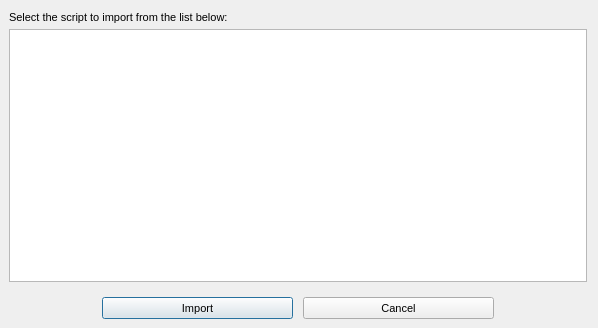
<?xml version="1.0"?>
<ui version="4.0">
  <class>Form</class>
  <widget class="QDialog" name="IDD_DALLAS_IMPORT_DIALOG">
    <property name="geometry">
      <rect>
        <x>0</x>
        <y>0</y>
        <width>598</width>
        <height>328</height>
      </rect>
    </property>
    <property name="windowTitle">
      <string>Import Script Prompt</string>
    </property>
    <property name="font">
      <font>
        <family>Liberation Sans</family>
        <pointsize>8</pointsize>
        <bold>false</bold>
        <italic>false</italic>
      </font>
    </property>
    <property name="enabled">
      <bool>true</bool>
    </property>
    <property name="windowFlags">
      <set>Qt::Dialog|Qt::WindowCloseButtonHint</set>
    </property>
    <property name="minimumSize">
      <size>
        <width>598</width>
        <height>328</height>
      </size>
    </property>
    <property name="maximumSize">
      <size>
        <width>598</width>
        <height>328</height>
      </size>
    </property>
    <widget class="QLabel" name="IDC_STATIC">
      <property name="geometry">
        <rect>
          <x>9</x>
          <y>11</y>
          <width>231</width>
          <height>13</height>
        </rect>
      </property>
      <property name="text">
        <string>Select the script to import from the list below:</string>
      </property>
      <property name="visible">
        <bool>true</bool>
      </property>
      <property name="enabled">
        <bool>true</bool>
      </property>
      <property name="alignment">
        <set>Qt::AlignLeft</set>
      </property>
    </widget>
    <widget class="QListWidget" name="IDC_SCRIPT_LIST">
      <property name="geometry">
        <rect>
          <x>9</x>
          <y>29</y>
          <width>578</width>
          <height>253</height>
        </rect>
      </property>
      <property name="visible">
        <bool>true</bool>
      </property>
      <property name="enabled">
        <bool>true</bool>
      </property>
      <property name="selectionMode">
        <enum>QAbstractItemView::SingleSelection</enum>
      </property>
    </widget>
    <widget class="QPushButton" name="IDOK">
      <property name="geometry">
        <rect>
          <x>102</x>
          <y>297</y>
          <width>191</width>
          <height>22</height>
        </rect>
      </property>
      <property name="text">
        <string>Import</string>
      </property>
      <property name="visible">
        <bool>true</bool>
      </property>
      <property name="enabled">
        <bool>true</bool>
      </property>
      <property name="default">
        <bool>true</bool>
      </property>
      <property name="autoDefault">
        <bool>true</bool>
      </property>
    </widget>
    <widget class="QPushButton" name="IDCANCEL">
      <property name="geometry">
        <rect>
          <x>303</x>
          <y>297</y>
          <width>191</width>
          <height>22</height>
        </rect>
      </property>
      <property name="text">
        <string>Cancel</string>
      </property>
      <property name="visible">
        <bool>true</bool>
      </property>
      <property name="enabled">
        <bool>true</bool>
      </property>
      <property name="default">
        <bool>false</bool>
      </property>
      <property name="autoDefault">
        <bool>false</bool>
      </property>
    </widget>
    <action name="IDD_ORPHANHUNTER">
      <property name="text">
        <string>Orphan Hunter</string>
      </property>
    </action>
    <action name="IDD_REORDER_PAGES">
      <property name="text">
        <string>Reorder Net Pages</string>
      </property>
    </action>
    <action name="IDD_SHOW_ALL_CHECKED_OUT">
      <property name="text">
        <string>Show All Pages Checked Out</string>
      </property>
    </action>
    <action name="IDM_IMPORT_BITMAP">
      <property name="text">
        <string>Bitmap/Animation Converter...</string>
      </property>
    </action>
    <action name="ID_APP_ABOUT">
      <property name="text">
        <string>&amp;About editor...</string>
      </property>
    </action>
    <action name="ID_APP_EXIT">
      <property name="text">
        <string>E&amp;xit</string>
      </property>
      <property name="shortcut">
        <string>Alt+X</string>
      </property>
    </action>
    <action name="ID_BRIEFING_EDITOR">
      <property name="text">
        <string>Briefing Editor...</string>
      </property>
    </action>
    <action name="ID_BUTTON_LIGHTING">
      <property name="text">
        <string>ID_BUTTON_LIGHTING</string>
      </property>
    </action>
    <action name="ID_BUTTON_OUTLINE">
      <property name="text">
        <string>ID_BUTTON_OUTLINE</string>
      </property>
    </action>
    <action name="ID_BUTTON_WINDOWSELECTION">
      <property name="text">
        <string>ID_BUTTON_WINDOWSELECTION</string>
      </property>
    </action>
    <action name="ID_D3HELP">
      <property name="text">
        <string>Help on D3 Editor</string>
      </property>
    </action>
    <action name="ID_EDITORS_AIPROPERTIES">
      <property name="text">
        <string>AI Properties...</string>
      </property>
    </action>
    <action name="ID_EDITORS_AMBIENTSOUNDS">
      <property name="text">
        <string>Ambient Sounds...</string>
      </property>
    </action>
    <action name="ID_EDITORS_DALLAS">
      <property name="text">
        <string>Dallas Graphical Script Editor...</string>
      </property>
    </action>
    <action name="ID_EDITORS_FILES">
      <property name="text">
        <string>Files...</string>
      </property>
    </action>
    <action name="ID_EDITORS_MEGACELLS">
      <property name="text">
        <string>Megacells...</string>
      </property>
    </action>
    <action name="ID_EDIT_ADDSELECT">
      <property name="text">
        <string>Add Current Room to Selected List</string>
      </property>
    </action>
    <action name="ID_EDIT_ATTACH">
      <property name="text">
        <string>&amp;Attach</string>
      </property>
    </action>
    <action name="ID_EDIT_CLEARSELECTED">
      <property name="text">
        <string>Clear Selected List</string>
      </property>
    </action>
    <action name="ID_EDIT_COPY">
      <property name="text">
        <string>&amp;Copy</string>
      </property>
      <property name="shortcut">
        <string>Ctrl+Ins</string>
      </property>
    </action>
    <action name="ID_EDIT_CUT">
      <property name="text">
        <string>Cu&amp;t</string>
      </property>
      <property name="shortcut">
        <string>Shift+Del</string>
      </property>
    </action>
    <action name="ID_EDIT_DELETE">
      <property name="text">
        <string>&amp;Delete</string>
      </property>
    </action>
    <action name="ID_EDIT_LOADSCRAP">
      <property name="text">
        <string>Load Scrap from Disk</string>
      </property>
    </action>
    <action name="ID_EDIT_PASTE">
      <property name="text">
        <string>&amp;Paste</string>
      </property>
      <property name="shortcut">
        <string>Shift+Ins</string>
      </property>
    </action>
    <action name="ID_EDIT_PLACE">
      <property name="text">
        <string>&amp;Place in Mine</string>
      </property>
    </action>
    <action name="ID_EDIT_PLACE_TERRAIN">
      <property name="text">
        <string>&amp;Place on Terrain</string>
      </property>
    </action>
    <action name="ID_EDIT_REMOVESELECT">
      <property name="text">
        <string>Remove Current Room from Selected List</string>
      </property>
    </action>
    <action name="ID_EDIT_SAVESCRAP">
      <property name="text">
        <string>Save Scrap to Disk</string>
      </property>
    </action>
    <action name="ID_EDIT_SELECTATTACHED">
      <property name="text">
        <string>Select All Rooms Attached to Current Room</string>
      </property>
    </action>
    <action name="ID_EDIT_UNDO">
      <property name="text">
        <string>&amp;Undo</string>
      </property>
      <property name="shortcut">
        <string>Alt+Backspace</string>
      </property>
    </action>
    <action name="ID_FILE_AUTOSAVE">
      <property name="text">
        <string>Autosave</string>
      </property>
      <property name="checkable">
        <bool>true</bool>
      </property>
    </action>
    <action name="ID_FILE_CHECKMINE">
      <property name="text">
        <string>&amp;Check Mine</string>
      </property>
    </action>
    <action name="ID_FILE_FIXCRACKS">
      <property name="text">
        <string>Fix Level Cracks</string>
      </property>
    </action>
    <action name="ID_FILE_FIXDEGENERATEFACES">
      <property name="text">
        <string>Fix/Remove Degenerate Faces</string>
      </property>
    </action>
    <action name="ID_FILE_IMPORT_ROOM">
      <property name="text">
        <string>Import 3DSMax Room</string>
      </property>
    </action>
    <action name="ID_FILE_INFORMATION">
      <property name="text">
        <string>&amp;Information</string>
      </property>
      <property name="shortcut">
        <string>Alt+I</string>
      </property>
    </action>
    <action name="ID_FILE_LEAVE_EDITOR">
      <property name="text">
        <string>Go to main menu...</string>
      </property>
    </action>
    <action name="ID_FILE_LEVELPROPS">
      <property name="text">
        <string>Set Selected Room(s) Properties</string>
      </property>
    </action>
    <action name="ID_FILE_LEVEL_INFO">
      <property name="text">
        <string>Edit Level Info...</string>
      </property>
    </action>
    <action name="ID_FILE_MRU_FILE1">
      <property name="text">
        <string>Recent File</string>
      </property>
      <property name="enabled">
        <bool>false</bool>
      </property>
    </action>
    <action name="ID_FILE_NEW">
      <property name="text">
        <string>&amp;New</string>
      </property>
      <property name="shortcut">
        <string>Ctrl+N</string>
      </property>
    </action>
    <action name="ID_FILE_OPEN">
      <property name="text">
        <string>&amp;Open...</string>
      </property>
      <property name="shortcut">
        <string>Ctrl+O</string>
      </property>
    </action>
    <action name="ID_FILE_PLAY640X480">
      <property name="text">
        <string>&amp;Play in 640 x 480</string>
      </property>
      <property name="shortcut">
        <string>Alt+P</string>
      </property>
    </action>
    <action name="ID_FILE_PREFERENCES">
      <property name="text">
        <string>Preferences</string>
      </property>
    </action>
    <action name="ID_FILE_PRINT">
      <property name="text">
        <string>&amp;Print...</string>
      </property>
      <property name="shortcut">
        <string>Ctrl+P</string>
      </property>
    </action>
    <action name="ID_FILE_PRINT_PREVIEW">
      <property name="text">
        <string>Print Pre&amp;view</string>
      </property>
    </action>
    <action name="ID_FILE_PRINT_SETUP">
      <property name="text">
        <string>P&amp;rint Setup...</string>
      </property>
    </action>
    <action name="ID_FILE_REMOVEDUPLICATEFACESFROMCURRENTROOM">
      <property name="text">
        <string>Remove Duplicate Faces from Current Room</string>
      </property>
    </action>
    <action name="ID_FILE_REMOVEEXTRAPOINTS">
      <property name="text">
        <string>Remove Extra Points</string>
      </property>
    </action>
    <action name="ID_FILE_RESTOREGAMESTATE">
      <property name="text">
        <string>Restore Gamestate</string>
      </property>
    </action>
    <action name="ID_FILE_SAVE">
      <property name="text">
        <string>&amp;Save</string>
      </property>
      <property name="shortcut">
        <string>Ctrl+S</string>
      </property>
    </action>
    <action name="ID_FILE_SAVEGOALTEXT">
      <property name="text">
        <string>Save Goal Text to File</string>
      </property>
    </action>
    <action name="ID_FILE_SAVE_AS">
      <property name="text">
        <string>Save &amp;As...</string>
      </property>
    </action>
    <action name="ID_FILE_SAVE_COPY_AS">
      <property name="text">
        <string>Save Copy &amp;As...</string>
      </property>
    </action>
    <action name="ID_FILE_STATS">
      <property name="text">
        <string>Show Level Stats</string>
      </property>
    </action>
    <action name="ID_FILE_UPDATE">
      <property name="text">
        <string>&amp;Update</string>
      </property>
      <property name="shortcut">
        <string>Ctrl+S</string>
      </property>
    </action>
    <action name="ID_FILE_VERIFY_LEVEL">
      <property name="text">
        <string>Verify Level</string>
      </property>
    </action>
    <action name="ID_HOTSPOT_TGA">
      <property name="text">
        <string>HotSpot TGA Extractor...</string>
      </property>
    </action>
    <action name="ID_MINE_VIEW">
      <property name="text">
        <string>Mine View</string>
      </property>
      <property name="shortcut">
        <string>F2</string>
      </property>
    </action>
    <action name="ID_OBJBUTTON">
      <property name="text">
        <string>ID_OBJBUTTON</string>
      </property>
    </action>
    <action name="ID_OBJECT_DELETEOBJECT">
      <property name="text">
        <string>Delete Object</string>
      </property>
      <property name="shortcut">
        <string>Del</string>
      </property>
    </action>
    <action name="ID_OBJECT_MOVEPLAYER">
      <property name="text">
        <string>Move Player 0 to Viewer</string>
      </property>
    </action>
    <action name="ID_OBJECT_PLACECAMERAATCURRENTFACE">
      <property name="text">
        <string>Create New Camera at Current Face</string>
      </property>
    </action>
    <action name="ID_OBJECT_PLACECAMERAATVIEWER">
      <property name="text">
        <string>Create New Camera at Viewer</string>
      </property>
    </action>
    <action name="ID_OBJECT_PLACEOBJECT">
      <property name="text">
        <string>Place Object</string>
      </property>
      <property name="shortcut">
        <string>Ins</string>
      </property>
    </action>
    <action name="ID_OBJECT_PLACESOUNDSOURCEATVIEWER">
      <property name="text">
        <string>Create SoundSource at Viewer</string>
      </property>
    </action>
    <action name="ID_OBJECT_PLACEWAYPOINTATVIEWER">
      <property name="text">
        <string>Place Waypoint at Viewer</string>
      </property>
    </action>
    <action name="ID_OBJECT_SELECTBYNUMBER">
      <property name="text">
        <string>Select Object By Number</string>
      </property>
    </action>
    <action name="ID_OBJECT_SETCAMERAFROMVIEWER">
      <property name="text">
        <string>Move Camera to Viewer</string>
      </property>
    </action>
    <action name="ID_OBJECT_SETVIEWERFROMCAMERA">
      <property name="text">
        <string>Move Viewer to Camera</string>
      </property>
    </action>
    <action name="ID_OSIRISCOMPILE">
      <property name="text">
        <string>ID_OSIRISCOMPILE</string>
      </property>
    </action>
    <action name="ID_REINIT_OPENGL">
      <property name="text">
        <string>ID_REINIT_OPENGL</string>
      </property>
    </action>
    <action name="ID_ROOM_ADD">
      <property name="text">
        <string>&amp;Add Room at Current Face</string>
      </property>
      <property name="shortcut">
        <string>Shift+A</string>
      </property>
    </action>
    <action name="ID_ROOM_ADDVERTTONEWFACE">
      <property name="text">
        <string>Add Vert to New Face</string>
      </property>
      <property name="shortcut">
        <string>Shift+V</string>
      </property>
    </action>
    <action name="ID_ROOM_ATTACHROOM">
      <property name="text">
        <string>Attach Room</string>
      </property>
    </action>
    <action name="ID_ROOM_BUILDBRIDGE">
      <property name="text">
        <string>&amp;Build Bridge</string>
      </property>
    </action>
    <action name="ID_ROOM_BUILDSMOOTHBRIDGE">
      <property name="text">
        <string>Build Smooth Bridge</string>
      </property>
      <property name="shortcut">
        <string>Ctrl+B</string>
      </property>
    </action>
    <action name="ID_ROOM_CLEARCENTERPOINT">
      <property name="text">
        <string>Clear Center Point</string>
      </property>
    </action>
    <action name="ID_ROOM_COMBINE">
      <property name="text">
        <string>Combine Rooms</string>
      </property>
    </action>
    <action name="ID_ROOM_DELETE">
      <property name="text">
        <string>Delete Current Room</string>
      </property>
    </action>
    <action name="ID_ROOM_DELETECONNECTEDFACES">
      <property name="text">
        <string>Delete Connected Faces</string>
      </property>
    </action>
    <action name="ID_ROOM_DELETEFACE">
      <property name="text">
        <string>Delete Current Face</string>
      </property>
    </action>
    <action name="ID_ROOM_DELETEPORTAL">
      <property name="text">
        <string>Delete Current Portal</string>
      </property>
    </action>
    <action name="ID_ROOM_DELETEVERT">
      <property name="text">
        <string>Delete Current Vert From Face</string>
      </property>
    </action>
    <action name="ID_ROOM_DROPROOM">
      <property name="text">
        <string>Drop Room</string>
      </property>
    </action>
    <action name="ID_ROOM_FACE_ADDVERTTOEDGE">
      <property name="text">
        <string>Add Vert To Edge</string>
      </property>
    </action>
    <action name="ID_ROOM_FACE_DELETEVERTONEDGE">
      <property name="text">
        <string>Delete Vert on Edge</string>
      </property>
    </action>
    <action name="ID_ROOM_FACE_MOVEVERTONEDGE">
      <property name="text">
        <string>Move Vert on Edge</string>
      </property>
    </action>
    <action name="ID_ROOM_FACE_SPLITFACE">
      <property name="text">
        <string>Split Face</string>
      </property>
    </action>
    <action name="ID_ROOM_FINISHNEWFACE">
      <property name="text">
        <string>Add Last Point to New Face (Finish Face)</string>
      </property>
    </action>
    <action name="ID_ROOM_GRABTEXTURE">
      <property name="text">
        <string>Grab Texture</string>
      </property>
      <property name="shortcut">
        <string>G</string>
      </property>
    </action>
    <action name="ID_ROOM_JOINROOMS">
      <property name="text">
        <string>Join Rooms</string>
      </property>
    </action>
    <action name="ID_ROOM_JOINROOMSEXACT">
      <property name="text">
        <string>Join Rooms Exact</string>
      </property>
    </action>
    <action name="ID_ROOM_JOIN_ADJACENT_FACES">
      <property name="text">
        <string>Join Adjacent Faces</string>
      </property>
    </action>
    <action name="ID_ROOM_LINKTONEWEXTERNAL">
      <property name="text">
        <string>Link Room to New External Room</string>
      </property>
    </action>
    <action name="ID_ROOM_MARK">
      <property name="text">
        <string>&amp;Mark Room/Face</string>
      </property>
      <property name="shortcut">
        <string>Ctrl+M</string>
      </property>
    </action>
    <action name="ID_ROOM_MERGEOBJECTINTOROOM">
      <property name="text">
        <string>Merge Object into Room</string>
      </property>
    </action>
    <action name="ID_ROOM_NEXTFACE">
      <property name="text">
        <string>Next Face</string>
      </property>
      <property name="shortcut">
        <string>F</string>
      </property>
    </action>
    <action name="ID_ROOM_PLACEROOM">
      <property name="text">
        <string>Place Room at Current Room</string>
      </property>
    </action>
    <action name="ID_ROOM_PLACETERRAINROOM">
      <property name="text">
        <string>Place Room at Current Terrain Cell</string>
      </property>
    </action>
    <action name="ID_ROOM_PREVIOUSFACE">
      <property name="text">
        <string>Previous Face</string>
      </property>
      <property name="shortcut">
        <string>Shift+F</string>
      </property>
    </action>
    <action name="ID_ROOM_PROPAGATETOADJACENTCOPLANARFACES">
      <property name="text">
        <string>Propagate to Adjacent Coplanar Faces</string>
      </property>
      <property name="shortcut">
        <string>Ctrl+F</string>
      </property>
    </action>
    <action name="ID_ROOM_PROPAGATETOALL">
      <property name="text">
        <string>Propagate to All Faces in Room</string>
      </property>
      <property name="shortcut">
        <string>Shift+R</string>
      </property>
    </action>
    <action name="ID_ROOM_RENAMEROOM">
      <property name="text">
        <string>Rename Room</string>
      </property>
      <property name="shortcut">
        <string>Ctrl+R</string>
      </property>
    </action>
    <action name="ID_ROOM_ROTATEPLACEDROOM45DEGREES">
      <property name="text">
        <string>Rotate Placed Room 45 Degrees</string>
      </property>
    </action>
    <action name="ID_ROOM_SAVECURRENTROOM">
      <property name="text">
        <string>Save Current Room</string>
      </property>
    </action>
    <action name="ID_ROOM_SELECTBYNUMBER">
      <property name="text">
        <string>Select Room by Number</string>
      </property>
    </action>
    <action name="ID_ROOM_SELECTFACEBYNUMBER">
      <property name="text">
        <string>Select Face by Number</string>
      </property>
    </action>
    <action name="ID_ROOM_SETCENTERFROMVIEWER">
      <property name="text">
        <string>Set Room Center from Viewer</string>
      </property>
    </action>
    <action name="ID_ROOM_SNAPPLACEDROOM">
      <property name="text">
        <string>Snap Placed Room</string>
      </property>
    </action>
    <action name="ID_ROOM_SNAPPOINTTOEDGE">
      <property name="text">
        <string>Snap Point to Edge</string>
      </property>
    </action>
    <action name="ID_ROOM_SNAPPOINTTOFACE">
      <property name="text">
        <string>Snap Point to Face</string>
      </property>
    </action>
    <action name="ID_ROOM_SNAPPOINTTOPOINT">
      <property name="text">
        <string>Snap Point to Point</string>
      </property>
    </action>
    <action name="ID_ROOM_SPLITFACE">
      <property name="text">
        <string>Triangulate face</string>
      </property>
    </action>
    <action name="ID_ROOM_STARTNEWFACE">
      <property name="text">
        <string>Add First Point to New Face (Start Face)</string>
      </property>
    </action>
    <action name="ID_ROOM_SWAPMAKEDANDCURRENTROOMFACE">
      <property name="text">
        <string>Swap Marked and Current Room/Face</string>
      </property>
    </action>
    <action name="ID_ROOM_UNDOSNAP">
      <property name="text">
        <string>Undo Snap</string>
      </property>
    </action>
    <action name="ID_ROOM_UNPLACEROOM">
      <property name="text">
        <string>Un-place Room/Group/Door</string>
      </property>
    </action>
    <action name="ID_ROOM_VIEW">
      <property name="text">
        <string>Room View</string>
      </property>
      <property name="shortcut">
        <string>F4</string>
      </property>
    </action>
    <action name="ID_SCRIPT_LEVEL_INTERFACE">
      <property name="text">
        <string>Levels and Scripts...</string>
      </property>
    </action>
    <action name="ID_SUBEDITORS_FONT">
      <property name="text">
        <string>Font Editor...</string>
      </property>
    </action>
    <action name="ID_SUBEDITORS_HOGMAKER">
      <property name="text">
        <string>Hog Maker...</string>
      </property>
    </action>
    <action name="ID_SUBEDITORS_TABLEFILEEDIT">
      <property name="text">
        <string>Table File Text Editor...</string>
      </property>
    </action>
    <action name="ID_SUBEDITORS_TABLEFILEFILTER">
      <property name="text">
        <string>Table File Filter...</string>
      </property>
    </action>
    <action name="ID_TABLEEDIT_FILE_EXIT">
      <property name="text">
        <string>&amp;Exit</string>
      </property>
    </action>
    <action name="ID_TABLEEDIT_FILE_LOAD">
      <property name="text">
        <string>&amp;Load...</string>
      </property>
    </action>
    <action name="ID_TABLEEDIT_FILE_SAVE">
      <property name="text">
        <string>&amp;Save</string>
      </property>
    </action>
    <action name="ID_TABLEEDIT_FILE_SAVE_AS">
      <property name="text">
        <string>S&amp;ave as...</string>
      </property>
    </action>
    <action name="ID_TABLEFILTER_FILE_EXIT">
      <property name="text">
        <string>Exit</string>
      </property>
    </action>
    <action name="ID_TABLEFILTER_FILE_LOAD">
      <property name="text">
        <string>Load...</string>
      </property>
    </action>
    <action name="ID_TABLEFILTER_FILE_NEW">
      <property name="text">
        <string>New</string>
      </property>
    </action>
    <action name="ID_TABLEFILTER_FILE_SAVE">
      <property name="text">
        <string>Save</string>
      </property>
    </action>
    <action name="ID_TABLEFILTER_FILE_SAVEAS">
      <property name="text">
        <string>Save as...</string>
      </property>
    </action>
    <action name="ID_TERRAIN_VIEW">
      <property name="text">
        <string>Terrain View</string>
      </property>
      <property name="shortcut">
        <string>F3</string>
      </property>
    </action>
    <action name="ID_TEST_TEST1">
      <property name="text">
        <string>Test function 1</string>
      </property>
    </action>
    <action name="ID_TEST_TEST2">
      <property name="text">
        <string>Test function 2</string>
      </property>
    </action>
    <action name="ID_TEST_TEST3">
      <property name="text">
        <string>Test function 3</string>
      </property>
    </action>
    <action name="ID_TOOLS_WORLD_OBJECTS_BUILDINGS">
      <property name="text">
        <string>Buildings...</string>
      </property>
    </action>
    <action name="ID_TOOLS_WORLD_OBJECTS_CLUTTER">
      <property name="text">
        <string>Clutter...</string>
      </property>
    </action>
    <action name="ID_TOOLS_WORLD_OBJECTS_DOOR">
      <property name="text">
        <string>Doors...</string>
      </property>
    </action>
    <action name="ID_TOOLS_WORLD_OBJECTS_LIGHTS">
      <property name="text">
        <string>Lights...</string>
      </property>
    </action>
    <action name="ID_TOOLS_WORLD_OBJECTS_PLAYER">
      <property name="text">
        <string>Player Ships...</string>
      </property>
    </action>
    <action name="ID_TOOLS_WORLD_OBJECTS_POWERUPS">
      <property name="text">
        <string>Powerups...</string>
      </property>
    </action>
    <action name="ID_TOOLS_WORLD_OBJECTS_ROBOTS">
      <property name="text">
        <string>Robots...</string>
      </property>
    </action>
    <action name="ID_TOOLS_WORLD_OBJECTS_SOUND">
      <property name="text">
        <string>Sounds...</string>
      </property>
    </action>
    <action name="ID_TOOLS_WORLD_TEXTURES">
      <property name="text">
        <string>Textures...</string>
      </property>
    </action>
    <action name="ID_TOOLS_WORLD_WEAPONS">
      <property name="text">
        <string>Weapons...</string>
      </property>
    </action>
    <action name="ID_VIEW_CENTERONCUBE">
      <property name="text">
        <string>Center on Current &amp;Room</string>
      </property>
      <property name="shortcut">
        <string>Home</string>
      </property>
    </action>
    <action name="ID_VIEW_CENTERONMINE">
      <property name="text">
        <string>Center on &amp;Mine Origin</string>
      </property>
    </action>
    <action name="ID_VIEW_CENTERONOBJECT">
      <property name="text">
        <string>Center on Current &amp;Object</string>
      </property>
    </action>
    <action name="ID_VIEW_DELETEVIEWER">
      <property name="text">
        <string>Delete Viewer</string>
      </property>
    </action>
    <action name="ID_VIEW_FLIP">
      <property name="text">
        <string>Flip Viewer</string>
      </property>
      <property name="shortcut">
        <string>/</string>
      </property>
    </action>
    <action name="ID_VIEW_KEYPAD_TOGGLE">
      <property name="text">
        <string>Keypad</string>
      </property>
      <property name="shortcut">
        <string>F10</string>
      </property>
    </action>
    <action name="ID_VIEW_MOVECAMERATOCURRENTOBJECT">
      <property name="text">
        <string>Move camera to Current Object</string>
      </property>
    </action>
    <action name="ID_VIEW_MOVECAMERATOSELECTEDFACE">
      <property name="text">
        <string>Move camera to &amp;Current Face</string>
      </property>
      <property name="shortcut">
        <string>Shift+C</string>
      </property>
    </action>
    <action name="ID_VIEW_MOVECAMERATOSELECTEDROOM">
      <property name="text">
        <string>Move camera to &amp;Current Room</string>
      </property>
      <property name="shortcut">
        <string>C</string>
      </property>
    </action>
    <action name="ID_VIEW_NEWVIEWER">
      <property name="text">
        <string>New Viewer</string>
      </property>
    </action>
    <action name="ID_VIEW_NEXTVIEWER">
      <property name="text">
        <string>Next Viewer</string>
      </property>
    </action>
    <action name="ID_VIEW_RESETVIEWRADIUS">
      <property name="text">
        <string>Reset View Radius</string>
      </property>
    </action>
    <action name="ID_VIEW_SHOWOBJECTSINWIREFRAMEVIEW">
      <property name="text">
        <string>Show objects in Wireframe view</string>
      </property>
    </action>
    <action name="ID_VIEW_SHOWVIEWERFORWARDVECTOR">
      <property name="text">
        <string>Show Viewer Forward Vector</string>
      </property>
    </action>
    <action name="ID_VIEW_STATUS_BAR">
      <property name="text">
        <string>&amp;Status Bar</string>
      </property>
    </action>
    <action name="ID_VIEW_TEXTUREMINE">
      <property name="text">
        <string>Te&amp;xtured view</string>
      </property>
    </action>
    <action name="ID_VIEW_TOOLBAR">
      <property name="text">
        <string>&amp;Toolbar</string>
      </property>
    </action>
    <action name="ID_VIEW_VIEWPROP">
      <property name="text">
        <string>Display Viewer Properties</string>
      </property>
    </action>
    <action name="ID_VIEW_WIREFRAMEMINE">
      <property name="text">
        <string>&amp;Wireframe view</string>
      </property>
    </action>
    <action name="ID_WINDOW_CASCADE">
      <property name="text">
        <string>&amp;Cascade</string>
      </property>
    </action>
    <action name="ID_WINDOW_TILE">
      <property name="text">
        <string>&amp;Tile</string>
      </property>
    </action>
    <action name="ID_ZBUTTON">
      <property name="text">
        <string>ID_ZBUTTON</string>
      </property>
    </action>
  </widget>
</ui>
